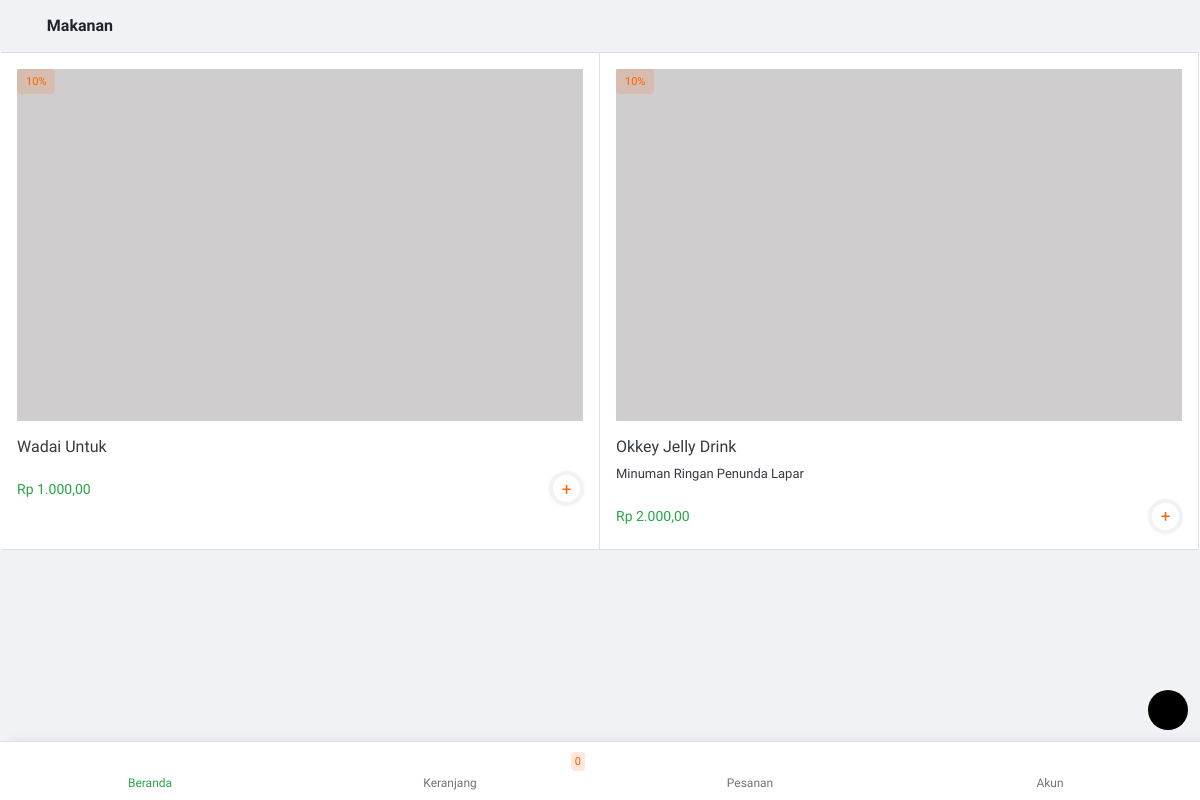
The app's page /beranda/kategori/makanan with its own data.
### tables this page shows
CREATE TABLE `tb_produk` (
  `id_produk` int(11) NOT NULL,
  `id_kategori` int(11) NOT NULL,
  `nama_produk` varchar(50) NOT NULL,
  `harga` varchar(50) NOT NULL,
  `harga_promosi` varchar(50) NOT NULL,
  `deskripsi` text NOT NULL,
  `gambar` varchar(100) NOT NULL,
  `promosi` int(11) NOT NULL,
  `terlaris` int(11) NOT NULL
);

### application/controllers/beranda.php (called while the page is built, shortened)
<?php
class Beranda extends CI_Controller {
	function __construct(){
		$this->load->model('mberanda');
	}
	public function kategori()
	{
		$data['nama_kategori'] = $this->uri->segment(3);
		$data['data_perkategori'] = $this->mberanda->get_perkategori($id=$this->uri->segment(3));
		$this->load->view('tema/head');
		$this->load->view('kategori',$data);
		$this->load->view('tema/menu');
		$this->load->view('tema/footer');
	}
}

### index.php (called while the page is built, shortened)
<?php
require_once BASEPATH.'core/CodeIgniter.php';

### application/models/mberanda.php (called while the page is built, shortened)
<?php if ( ! defined('BASEPATH')) exit('No direct script access allowed');
class Mberanda extends CI_Model {
public function get_perkategori($id)
	{
		$query = $this->db->query("SELECT * FROM `tb_kategori` JOIN tb_produk ON tb_kategori.id_kategori=tb_produk.id_kategori WHERE tb_kategori.nama_kategori='$id' ORDER BY `tb_kategori`.`id_kategori` DESC");
		return $query;
	}
}

### application/views/kategori.php (the view)
<div class="osahan-listing">
	<div class="p-3">
		<div class="d-flex align-items-center">
			<a class="font-weight-bold text-success text-decoration-none" href="<?= site_url() ?>beranda"><i
						class="icofont-rounded-left back-page"></i></a><span
					class="font-weight-bold ml-3 h6 mb-0"><?= ucfirst($nama_kategori); ?></span>
		</div>
	</div>
	<div class="osahan-listing px-3 bg-white">
		<div class="row">
			<?php foreach ($data_perkategori->result() as $data): ?>
				<div class="col-6 p-0 border-right border-bottom border-top">
					<div class="list-card-image">
						<a href="" class="text-dark">
							<div class="member-plan position-absolute"><span class="badge m-3 badge-danger">10%</span>
							</div>
							<div class="p-3">
								<img src="<?= base_url() ?>file/<?= $data->gambar; ?>"
									 class="img-fluid item-img w-100 mb-3">
								<h6><?= $data->nama_produk; ?></h6>
								<p><?= $data->deskripsi; ?></p>
								<div class="d-flex align-items-center">
									<h6 class="price m-0 text-success"><?= "Rp " . number_format($data->harga, 2, ',', '.'); ?></h6>
									<a href="javascript:void(0)" data-id="<?= $data->id_produk ?>"
									   id="btn-add-cart"
									   class="btn btn-success btn-sm ml-auto">+
									</a>
								</div>
							</div>
						</a>
					</div>
				</div>
			<?php endforeach; ?>
		</div>
	</div>
</div>

### assets2/css/style.css (style rules this page uses)
body { font-family: 'Ubuntu', sans-serif; font-size: 13px; background-color: #f0f2f5; }
.back-page { font-size: 19px; vertical-align: bottom; }
div,a { outline: none !important; text-decoration: none !important; }
.fixed-bottom-padding { padding-bottom: 59px; }
.list-card-image .price { font-size: 14px; }
.list-card-image a.btn { border: 3px solid #f1f2f5; width: 33px; background: #fff; height: 33px; border-radius: 50px !important; color: #ff6000; font-size: 17px; box-shadow: 0px 0px 3px #dedede; line-height: 0px; text-align: center; padding: 0px; display: flex; align-items: center; justify-content: center; }
.btn-success { background: #28a745; background: -moz-linear-gradient(-45deg, #28a745 0%, #5ad363 100%); background: -webkit-linear-gradient(-45deg, #28a745 0%,#5ad363 100%); background: linear-gradient(135deg, #28a745 0%,#5ad363 100%); filter: progid:DXImageTransform.Microsoft.gradient( startColorstr='#28a745', endColorstr='#5ad363',GradientType=1 ); ; }
.btn { font-size: 13px; }
.badge { font-size: 11px; padding: 7px 9px; font-weight: 500; }
.badge-danger { color: #ff6000; background-color: rgb(255 96 0 / 15%); }

### application/views/tema/head.php (style rules this page uses)
html, body, #map_canvas { width: 100%; height: 100%; margin: 0; padding: 0; }

### records on screen
tb_produk: gambar (picture), nama_produk "Wadai Untuk", harga "1.000,00"
tb_produk: gambar (picture), nama_produk "Okkey Jelly Drink", deskripsi "Minuman Ringan Penunda Lapar", harga "2.000,00"

### other values on screen
$nama_kategori "Makanan"
